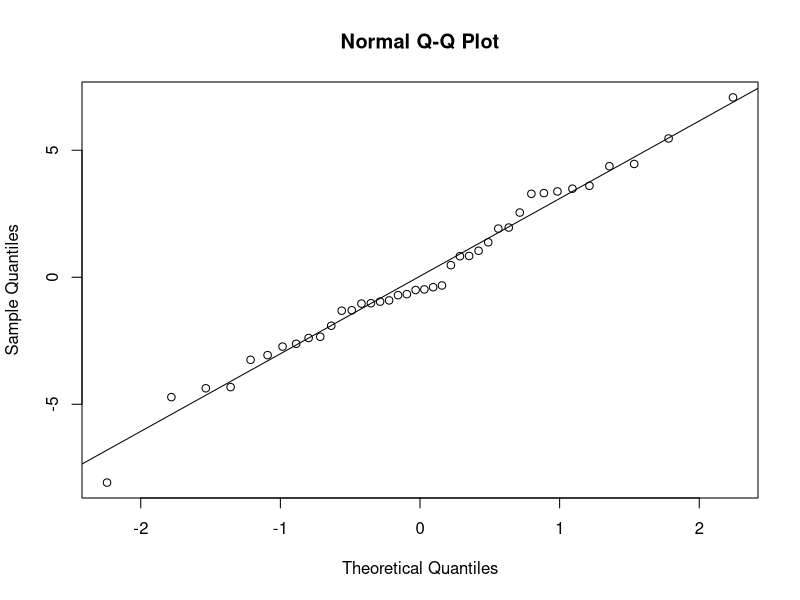
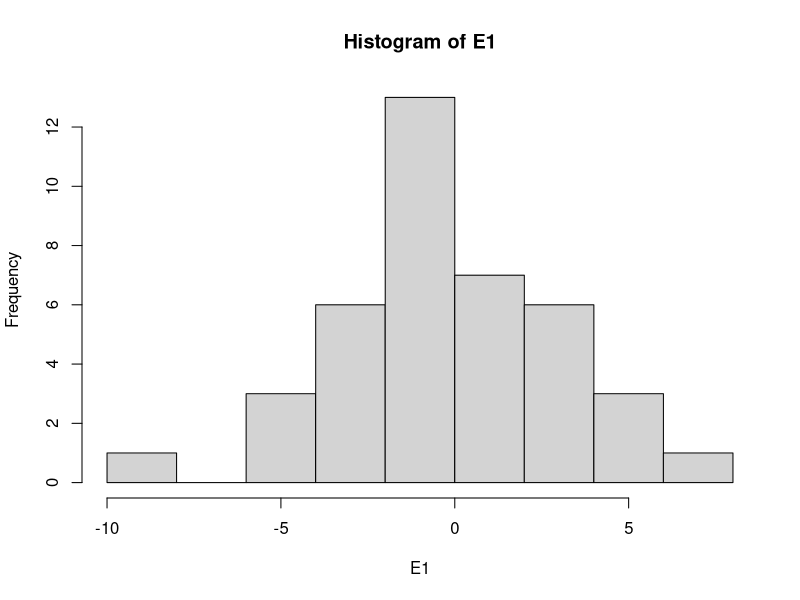
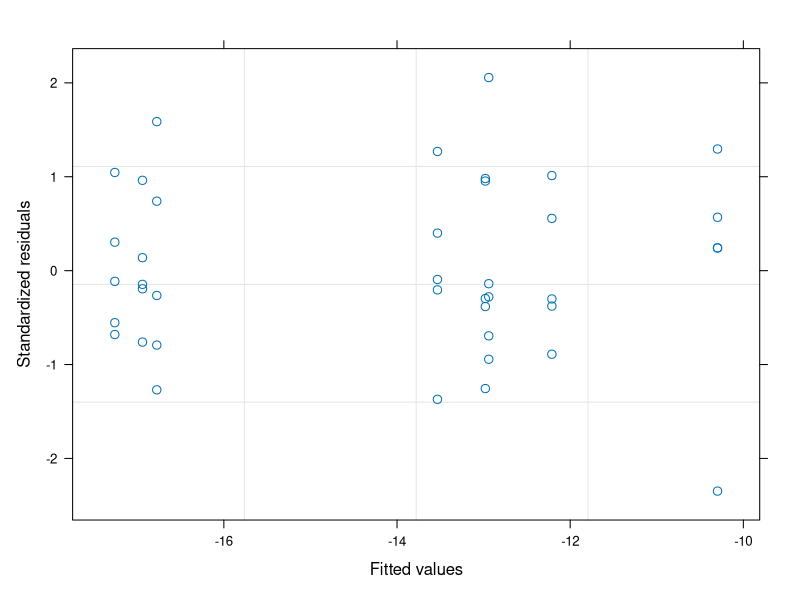

R code for these plots, in order: (Note: this script raises an error after producing the figures.)
#Author:  Clay Arango
#Creation date: 10-Feb-19
#Script to analyze NDS data from Summer 2018 WSB work with S. Roley and A. Alexiades

#packages
install.packages("nlme")
install.packages("nortest")
install.packages("dplyr")
install.packages("multcomp")
install.packages("MASS")
install.packages("ggplot2")
library(nlme)
library(nortest)
library(dplyr)
library(multcomp)
library(MASS)
library(ggplot2)

#Load data
aht_fall <- read.table(file="aht_fall.csv", header=T, sep=",")

#set variable
d = aht_fall

#new thing

#evaluate data to make sure factors are correct
names(d)
unique(d$nutrient) #control, N, NP, NPSi, NSi, P, PSi, Si
unique(d$N) #should be 0 and 1
unique(d$P) #should be 0 and 1
unique(d$Si) #should be 0 and 1
unique(d$top) #should be "sponge" and "glass"
#if need to change, use recode function below. 
d$top<-recode(d$top, "cellulose" ="sponge")
str(d)

#convert N and P vand Si alues (0 or 1 for absence or presence) to factors
d$N<-as.factor(d$N)
d$P<-as.factor(d$P)
d$Si<-as.factor(d$Si)
str(d)

#subset data into gpp and cr response
d.cr = subset(d, top=="sponge", data=d)
d.gpp = subset(d, top=="glass", data=d)

#calculate nrr for cr
x = aggregate(d.cr[,8], list(d.cr$nutrient), mean, na.rm=T)
x
d.cr$cr.nrr = d.cr$cr.area/-16.93973 #is there a prettier way to do this?

#calculate nrr for gpp
x = aggregate(d.gpp[,9], list(d.gpp$nutrient), mean, na.rm=T)
x
d.gpp$gpp.nrr = d.gpp$gpp.area/6.264241 #is there a prettier way to do this?

############################################################
#analyze RESPIRATION data
############################################################

M1<-gls(cr.area~N*P*Si, data=d.cr, na.action=na.omit)
E1<-residuals(M1)
qqnorm(E1)
qqline(E1)
ad.test(E1)
   #residuals are normally distributed, p=0.5832
hist(E1) #almost perfectly normal - weird  
plot(M1)

plot(filter(d.cr, !is.na(cr.area)) %>% dplyr::select(nutrient), 
     E1, xlab="nutrient", ylab="Residuals")
bartlett.test(cr.area~nutrient, data=d.cr)
   #variance test OK

anova(M1)
  #inhibited by N... in figure, all N groups are <control

x <- group_by(d.cr, nutrient) %>%  # Grouping function causes subsequent functions to aggregate by season and reach
  summarize(cr.mean = abs(mean(cr.area, na.rm = TRUE)), # na.rm = TRUE to remove missing values
            cr.sd=abs(sd(cr.area, na.rm = TRUE)),  # na.rm = TRUE to remove missing values
            n = sum(!is.na(cr.area)), # of observations, excluding NAs. 
            cr.se=cr.sd/sqrt(n))

ggplot(data=x, aes(x=nutrient, y=cr.mean)) + 
  geom_bar(stat="identity", position=position_dodge(), color = "black") + 
  geom_errorbar(aes(ymin=cr.mean, ymax=cr.mean+cr.se), width=0.2, 
                position=position_dodge(0.9)) + 
  xlab("Nutrient") +
  ylab(expression(Respiration~(ug~O[2]~m^{-2}~h^{-1}))) +
  ylim(0,20) +
  labs(fill="Light") +
  theme_bw() +
  theme(panel.grid.major=element_blank(),
        panel.grid.minor=element_blank(),
        legend.title=element_text(size=6),
        legend.key=element_blank(), 
        legend.position=c(0.5,0.95), 
        legend.text=element_text(size=8), 
        legend.background=element_blank(), 
        legend.direction="horizontal", 
        legend.key.size=unit(0.3, "cm"), 
        axis.title.y=element_text(size=8), 
        axis.title.x=element_text(size=8), 
        axis.text.x=element_text(size=8))

#ggsave('output/figures/Roza_summer.tiff',
#       units="in",
#       width=3.25,
#       height=3.25,
#       dpi=1200,
#       compression="lzw")

############################################################
#analyze the PRODUCTION data
############################################################

M1<-gls(gpp.area~N*P*Si, data=d.gpp, na.action=na.omit) 
E1<-residuals(M1)
qqnorm(E1)
qqline(E1)
ad.test(E1)
   #residuals are normal

hist(E1, xlab="residuals", main="")
plot(M1)

plot(filter(d.gpp, !is.na(gpp.area)) %>% dplyr::select(nutrient), 
     E1, xlab="nutrient", ylab="Residuals")
bartlett.test(gpp.area~nutrient, data=d.gpp)
   #OK

anova(M1)
  #no limitation. figure shows lots of variation, with N and P generally < control

x <- group_by(d.gpp, nutrient) %>%  # Grouping function causes subsequent functions to aggregate by season and reach
  summarize(gpp.mean = abs(mean(gpp.area, na.rm = TRUE)), # na.rm = TRUE to remove missing values
            gpp.sd=abs(sd(gpp.area, na.rm = TRUE)),  # na.rm = TRUE to remove missing values
            n = sum(!is.na(gpp.area)), # of observations, excluding NAs. 
            gpp.se=gpp.sd/sqrt(n))

ggplot(data=x, aes(x=nutrient, y=gpp.mean)) + 
  geom_bar(stat="identity", position=position_dodge(), color = "black") + 
  geom_errorbar(aes(ymin=gpp.mean, ymax=gpp.mean+gpp.se), width=0.2, 
                position=position_dodge(0.9)) + 
  xlab("Nutrient") +
  ylab(expression(Production~(ug~O[2]~m^{-2}~h^{-1}))) +
  labs(fill="Light") +
  theme_bw() +
  theme(panel.grid.major=element_blank(),
        panel.grid.minor=element_blank(), 
        legend.title=element_text(size=6), 
        legend.key=element_blank(),  
        legend.position=c(0.5,0.95),  
        legend.text=element_text(size=8),  
        legend.background=element_blank(),  
        legend.direction="horizontal",  
        legend.key.size=unit(0.3, "cm"),  
        axis.title.y=element_text(size=8),  
        axis.title.x=element_text(size=8),  
        axis.text.x=element_text(size=8))

#ggsave('output/figures/gppByNutrient.tiff',
#       units="in",
#       width=3.25,
#       height=3.25,
#       dpi=1200,
#       compression="lzw")


#BELOW HERE IS NOT EDITED





############################################################
#analyze the CHL-A biomass on disks

M1<-gls(chla~N*P*light, data=roza_sum.chla, na.action=na.omit)
E1<-residuals(M1)
qqnorm(E1)
qqline(E1)
ad.test(E1)
  #residuals look bad (p=0.001)
hist(E1)
plot(M1)

vf1 = varIdent(form = ~ 1|N*P)
vf2 = varIdent(form = ~ 1|light)
vf3 = varIdent(form = ~ 1|N*P*light)
vf4 = varPower(form = ~ fitted(.)) 
vf5 = varExp(form = ~ fitted(.))
vf6 = varConstPower(form = ~ fitted(.))
vf7 = varExp(form = ~ fitted(.)|nutrient)

M2<-gls(chla~N*P*light, data=roza_sum.chla, na.action=na.omit, weights=vf1)
M3<-gls(chla~N*P*light, data=roza_sum.chla, na.action=na.omit, weights=vf2)
M4<-gls(chla~N*P*light, data=roza_sum.chla, na.action=na.omit, weights=vf3)
M5<-gls(chla~N*P*light, data=roza_sum.chla, na.action=na.omit, weights=vf4)
M6<-gls(chla~N*P*light, data=roza_sum.chla, na.action=na.omit, weights=vf5)
M7<-gls(chla~N*P*light, data=roza_sum.chla, na.action=na.omit, weights=vf6)
M8<-gls(chla~N*P*light, data=roza_sum.chla, na.action=na.omit, weights=vf7)

anova(M1,M2,M3,M4,M5,M6,M7,M8)

#M3 is best on AIC

E3<-residuals(M3)
qqnorm(E3)
qqline(E3)
ad.test(E3)
#residuals are not normal (p=0.001)
hist(E3, xlab="residuals", main="")
plot(M3)
  #hist and plot look good

plot(filter(roza_sum.chla, !is.na(chla)) %>% dplyr::select(light), 
     E3, xlab="light", ylab="Residuals")
bartlett.test(chla~light, data=roza_sum.chla)

plot(filter(roza_sum.chla, !is.na(chla)) %>% dplyr::select(nutrient), 
     E3, xlab="nutrient", ylab="Residuals")
bartlett.test(chla~nutrient, data=roza_sum.chla)

anova(M3)

#light is significant and N and P separately interact with light

x<-roza_sum.chla[complete.cases(roza_sum.chla$chla),]

with(x, 
     interaction.plot(nutrient,light,chla, 
                      ylim=c(0,1.5),lty=c(1,12),lwd=2,ylab="Chlorophyll a", 
                      xlab="Nutrient", trace.label="Light"))

x <- group_by(roza_sum.chla, nutrient, light) %>%  # Grouping function causes subsequent functions to aggregate by season and reach
  summarize(chla.mean = mean(chla, na.rm = TRUE), # na.rm = TRUE to remove missing values
            chla.sd=sd(chla, na.rm = TRUE),  # na.rm = TRUE to remove missing values
            n = sum(!is.na(chla)), # of observations, excluding NAs. 
            chla.se=chla.sd/sqrt(n))

ggplot(data=x, 
       aes(x=nutrient, y=chla.mean, fill=light)) + 
  geom_bar(stat="identity", position=position_dodge(), color = "black") + 
  geom_errorbar(aes(ymin=chla.mean, ymax=chla.mean+chla.se), width=0.2, 
                position=position_dodge(0.9)) + 
  scale_fill_manual(values=c("white","black")) +
  xlab("Nutrient") +
  ylab(expression(Chlorophyll~a~(ug~cm^{-2}))) +
  ylim(0,1.7) +
  labs(fill="Light") +
  theme_bw() +
  theme(panel.grid.major=element_blank(), 
        panel.grid.minor=element_blank(), 
        legend.title=element_text(size=6), 
        legend.key=element_blank(), 
        legend.position=c(0.5,0.95), 
        legend.text=element_text(size=8), 
        legend.background=element_blank(), 
        legend.direction="horizontal", 
        legend.key.size=unit(0.3, "cm"), 
        axis.title.y=element_text(size=8), 
        axis.title.x=element_text(size=8), 
        axis.text.x=element_text(size=8))

ggsave('output/figures/chlaByNutrientLight.tiff',
       units="in",
       width=3.25,
       height=3.25,
       dpi=1200,
       compression="lzw")



############################################################
############################################################
#calculate nrr mean and standard error
x1 <- group_by(roza_sum, nutrient, light) %>%  # Grouping function causes subsequent functions to aggregate by season and reach
  summarize(chla.nrr.mean = mean(chla.nrr, na.rm = TRUE), # na.rm = TRUE to remove missing values
            chla.nrr.sd=sd(chla.nrr, na.rm = TRUE),  # na.rm = TRUE to remove missing values
            chla.n = sum(!is.na(chla.nrr)), # of observations, excluding NAs. 
            chla.nrr.se=chla.nrr.sd/sqrt(chla.n))


x2 <- group_by(roza_sum, nutrient, light) %>%  # Grouping function causes subsequent functions to aggregate by season and reach
  summarize(gpp.nrr.mean = mean(gpp.nrr, na.rm = TRUE), # na.rm = TRUE to remove missing values
            gpp.nrr.sd=sd(gpp.nrr, na.rm = TRUE),  # na.rm = TRUE to remove missing values
            gpp.n = sum(!is.na(gpp.nrr)), # of observations, excluding NAs. 
            gpp.nrr.se=gpp.nrr.sd/sqrt(gpp.n))

x3 <- group_by(roza_sum, nutrient, light) %>%  # Grouping function causes subsequent functions to aggregate by season and reach
  summarize(cr.nrr.mean = mean(cr.nrr, na.rm = TRUE), # na.rm = TRUE to remove missing values
            cr.nrr.sd=sd(cr.nrr, na.rm = TRUE),  # na.rm = TRUE to remove missing values
            cr.n = sum(!is.na(cr.nrr)), # of observations, excluding NAs. 
            cr.nrr.se=cr.nrr.sd/sqrt(cr.n))

roza_sum.nrr<-cbind(x1,x2,x3)
roza_sum.nrr <- roza_sum.nrr[, !duplicated(colnames(roza_sum.nrr))]
write.csv(roza_sum.nrr, "roza_sum.nrr.csv")
